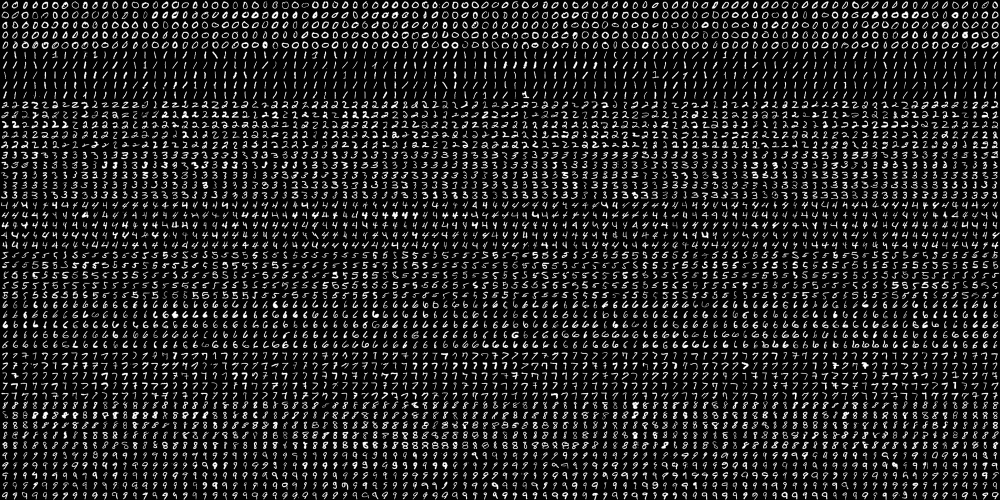
#> input picture images/digits.png, 2000 x 1000 px (shown at 1/2 size)
$ python digits.py   (Python 2 division)   (older library calls are emulated)
#> lines starting #> are read from the running program, lines starting #| are printed output that depends on the picture
### scripts/common.py
#!/usr/bin/env python

'''
This module contains some common routines used by other samples.
'''

# Python 2/3 compatibility
from __future__ import print_function
import sys
PY3 = sys.version_info[0] == 3

if PY3:
    from functools import reduce

import numpy as np
import cv2

# built-in modules
import os
import itertools as it
from contextlib import contextmanager

image_extensions = ['.bmp', '.jpg', '.jpeg', '.png', '.tif', '.tiff', '.pbm', '.pgm', '.ppm']

class Bunch(object):
    def __init__(self, **kw):
        self.__dict__.update(kw)
    def __str__(self):
        return str(self.__dict__)

# [4 lines left out: function splitfn, not called in this run]

def anorm2(a):
    return (a*a).sum(-1)
def anorm(a):
    return np.sqrt( anorm2(a) )

# [44 lines left out: functions homotrans, to_rect, rect2rect_mtx, lookat, mtx2rvec, draw_str, not called in this run]

class Sketcher:
    # [8 lines left out: function __init__, not called in this run]

    def show(self):
        cv2.imshow(self.windowname, self.dests[0])

    # [13 lines left out: function on_mouse, not called in this run]


# palette data from matplotlib/_cm.py
_jet_data =   {'red':   ((0., 0, 0), (0.35, 0, 0), (0.66, 1, 1), (0.89,1, 1),
                         (1, 0.5, 0.5)),
               'green': ((0., 0, 0), (0.125,0, 0), (0.375,1, 1), (0.64,1, 1),
                         (0.91,0,0), (1, 0, 0)),
               'blue':  ((0., 0.5, 0.5), (0.11, 1, 1), (0.34, 1, 1), (0.65,0, 0),
                         (1, 0, 0))}

cmap_data = { 'jet' : _jet_data }

# [14 lines left out: function make_cmap, not called in this run]

def nothing(*arg, **kw):
    pass

def clock():
    return cv2.getTickCount() / cv2.getTickFrequency()

# [8 lines left out: function Timer, not called in this run]

class StatValue:
    def __init__(self, smooth_coef = 0.5):
        self.value = None
        self.smooth_coef = smooth_coef
    # [6 lines left out: function update, not called in this run]

class RectSelector:
    # [31 lines left out: functions __init__, onmouse, draw, not called in this run]
    @property
    def dragging(self):
        return self.drag_rect is not None


def grouper(n, iterable, fillvalue=None):
    '''grouper(3, 'ABCDEFG', 'x') --> ABC DEF Gxx'''
    args = [iter(iterable)] * n
    if PY3:
        output = it.zip_longest(fillvalue=fillvalue, *args)
    else:
        output = it.izip_longest(fillvalue=fillvalue, *args)
    return output

def mosaic(w, imgs):
    '''Make a grid from images.

    w    -- number of grid columns
    imgs -- images (must have same size and format)
    '''
    imgs = iter(imgs)
    if PY3:
        img0 = next(imgs)
    else:
        img0 = imgs.next()
    pad = np.zeros_like(img0)
    imgs = it.chain([img0], imgs)
    rows = grouper(w, imgs, pad)
    return np.vstack(map(np.hstack, rows))

def getsize(img):
    h, w = img.shape[:2]
    return w, h

def mdot(*args):
    return reduce(np.dot, args)

# [4 lines left out: function draw_keypoints, not called in this run]

### scripts/digits.py
'''
SVM and KNearest digit recognition.

Sample loads a dataset of handwritten digits from 'digits.png'.
Then it trains a SVM and KNearest classifiers on it and evaluates
their accuracy.

Following preprocessing is applied to the dataset:
 - Moment-based image deskew (see deskew())
 - Digit images are split into 4 10x10 cells and 16-bin
   histogram of oriented gradients is computed for each
   cell
 - Transform histograms to space with Hellinger metric (see [1] (RootSIFT))


[1] R. Arandjelovic, A. Zisserman
    "Three things everyone should know to improve object retrieval"
    http://www.robots.ox.ac.uk/~vgg/publications/2012/Arandjelovic12/arandjelovic12.pdf

Usage:
   digits.py
'''

import numpy as np
import cv2
from multiprocessing.pool import ThreadPool
from common import clock, mosaic
from numpy.linalg import norm

SZ = 20 # size of each digit is SZ x SZ
CLASS_N = 10
DIGITS_FN = '../images/digits.png'

def split2d(img, cell_size, flatten=True):
    h, w = img.shape[:2]
    sx, sy = cell_size
    cells = [np.hsplit(row, w//sx) for row in np.vsplit(img, h//sy)]
    cells = np.array(cells)
    if flatten:
        cells = cells.reshape(-1, sy, sx)
    return cells

def load_digits(fn):
#> called with fn = '../images/digits.png'
    print 'loading "%s" ...' % fn
    digits_img = cv2.imread(fn, 0)
#> digits_img is the input picture: shape (1000, 2000); min 0, max 255, mean 33.8
    digits = split2d(digits_img, (SZ, SZ))
#> in split2d, `cells = [np.hsplit(row, w//sx) for row in np.vsplit(img, h//sy)]`: cells = 50 items
    labels = np.repeat(np.arange(CLASS_N), len(digits)/CLASS_N)
#> labels = 5000 values from 0 to 9
    return digits, labels

def deskew(img):
    m = cv2.moments(img)
    if abs(m['mu02']) < 1e-2:
        return img.copy()
    skew = m['mu11']/m['mu02']
    M = np.float32([[1, skew, -0.5*SZ*skew], [0, 1, 0]])
    img = cv2.warpAffine(img, M, (SZ, SZ), flags=cv2.WARP_INVERSE_MAP | cv2.INTER_LINEAR)
    return img

class StatModel(object):
    def load(self, fn):
        self.model.load(fn)
    def save(self, fn):
        self.model.save(fn)

class KNearest(StatModel):
    def __init__(self, k = 3):
        self.k = k
        self.model = cv2.KNearest()

    def train(self, samples, responses):
        self.model = cv2.KNearest()
        self.model.train(samples, responses)

    # [4 lines left out: function predict, not called in this run]

class SVM(StatModel):
    # [6 lines left out: function __init__, not called in this run]

    def train(self, samples, responses):
        self.model = cv2.SVM()
        self.model.train(samples, responses, params = self.params)

    def predict_all(self, samples):
        return self.model.predict_all(samples).ravel()

    def predict(self, samples):
        return np.float32( [self.model.predict(s) for s in samples])


# [20 lines left out: function evaluate_model, not called in this run]

def preprocess_simple(digits):
    return np.float32(digits).reshape(-1, SZ*SZ) / 255.0

def preprocess_hog(digits):
    samples = []
    for img in digits:
        gx = cv2.Sobel(img, cv2.CV_32F, 1, 0)
        gy = cv2.Sobel(img, cv2.CV_32F, 0, 1)
        mag, ang = cv2.cartToPolar(gx, gy)
        bin_n = 16
        bin = np.int32(bin_n*ang/(2*np.pi))
        bin_cells = bin[:10,:10], bin[10:,:10], bin[:10,10:], bin[10:,10:]
        mag_cells = mag[:10,:10], mag[10:,:10], mag[:10,10:], mag[10:,10:]
        hists = [np.bincount(b.ravel(), m.ravel(), bin_n) for b, m in zip(bin_cells, mag_cells)]
        hist = np.hstack(hists)

        # transform to Hellinger kernel
        eps = 1e-7
        hist /= hist.sum() + eps
        hist = np.sqrt(hist)
        hist /= norm(hist) + eps

        samples.append(hist)
    return np.float32(samples)


if __name__ == '__main__':
    print __doc__

    digits, labels = load_digits(DIGITS_FN)
#> labels = 5000 values from 0 to 9

    print 'preprocessing...'
    # shuffle digits
    rand = np.random.RandomState(321)
    shuffle = rand.permutation(len(digits))
#> shuffle = 5000 values, max 4999 at index 432, min 0 at index 3099, mean 2499.5
    digits, labels = digits[shuffle], labels[shuffle]
#> labels = 5000 values, max 9 at index 2, min 0 at index 22, mean 4.5

    digits2 = map(deskew, digits) # "raddrizza" l'immagine, il testo, le cifre
#> digits2 = 5000 items
    samples = preprocess_hog(digits2)
#> the loop in preprocess_hog, `for img in digits:` made 5000 passes
#> pass 1, in preprocess_hog, `gy = cv2.Sobel(img, cv2.CV_32F, 0, 1)`:
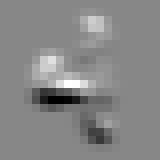
#> gy: shape (20, 20) float32 (shown 8 times larger); min -961, max 849, mean 0; drawn with min black and max white
#> pass 1, in preprocess_hog, `mag, ang = cv2.cartToPolar(gx, gy)`:
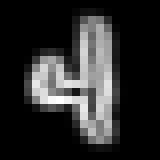
#> mag: shape (20, 20) float32 (shown 8 times larger); min 0, max 980.2, mean 166.8; drawn with min black and max white
#> pass 1, in preprocess_hog, `mag, ang = cv2.cartToPolar(gx, gy)`:
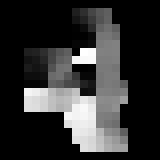
#> ang: shape (20, 20) float32 (shown 8 times larger); min 0, max 6.28, mean 1.23; drawn with min black and max white
#> after the loop in preprocess_hog, `for img in digits:`:
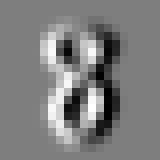
#> gx: shape (20, 20) float32 (shown 8 times larger); min -928, max 938, mean 0; drawn with min black and max white

    train_n = int(0.9*len(samples))
#> train_n = 4500
    cv2.imshow('test set', mosaic(25, digits[train_n:]))
#> in mosaic, `img0 = next(imgs)`:
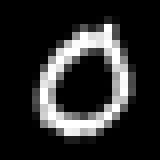
#> img0: shape (20, 20) (shown 8 times larger); min 0, max 255, mean 43.4
#> in mosaic, `return np.vstack(map(np.hstack, rows))`:
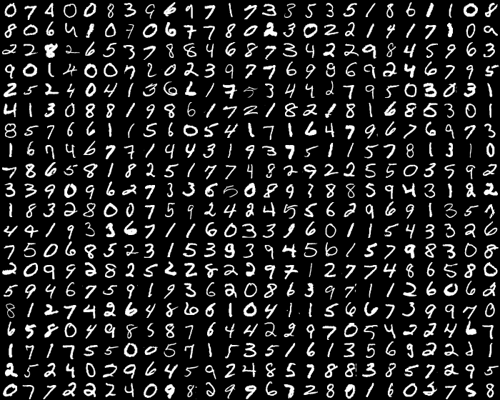
#> returned value: shape (400, 500); min 0, max 255, mean 33.6
    digits_train, digits_test = np.split(digits2, [train_n])
    samples_train, samples_test = np.split(samples, [train_n])
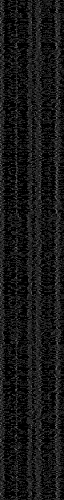
#> samples_test: shape (500, 64) float32; min 0, max 0.457, mean 0.0905
    labels_train, labels_test = np.split(labels, [train_n])
#> labels_train = 4500 values, max 9 at index 2, min 0 at index 22, mean 4.5; labels_test = 500 values, max 9 at index 7, min 0 at index 0, mean 4.46


    print 'training KNearest...'
    model = KNearest(k=4)
#> (the run stopped early here; a loop or call above may not have finished)
